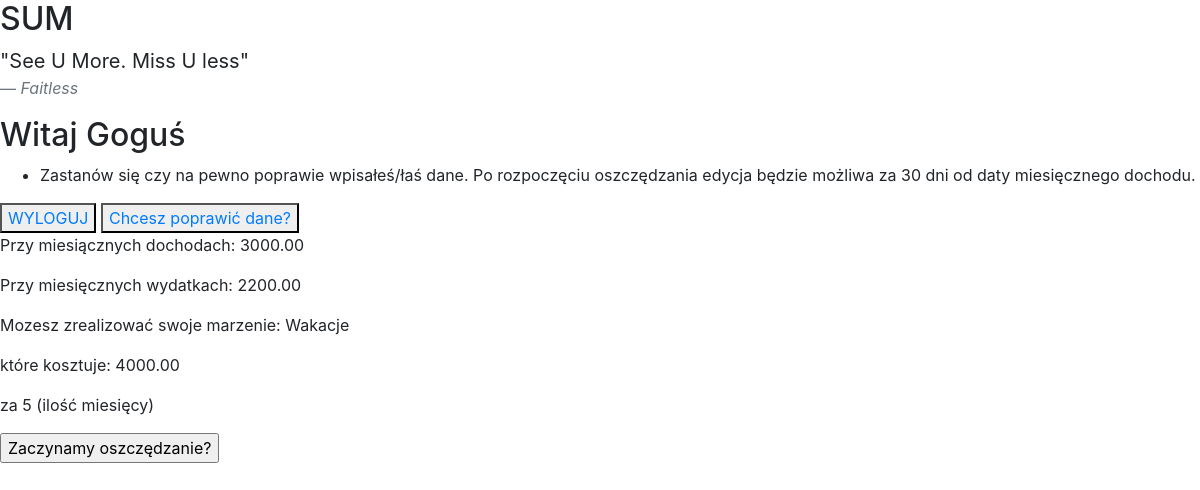
Page /calculation/2 (signed in) on the committed database.
### sumapp/models.py (models this page shows, shortened)
class MonthlyIncome(models.Model):
    income = models.DecimalField(max_digits = 8, decimal_places=2, null=False)
    income_date = models.DateField(default=datetime.datetime.now().date(), null=False)
    user = models.ForeignKey(User, on_delete=models.CASCADE, default=None)

class Dream(models.Model):
    dream = models.CharField(max_length=120, null=False)
    price = models.DecimalField(max_digits=10, decimal_places=2, null=False)
    user = models.ForeignKey(User, on_delete=models.CASCADE, default=None)
    def __str__(self):
        return self.dream

### sumapp/views.py (the view, shortened to what this page needs)
# urls.py: path('calculation/<int:id>', views.CalculationView.as_view(), name = 'calculation'),
class CalculationView(LoginRequiredMixin, View):
    def get(self, request, id):
        monthly_steady_income = MonthlyIncome.objects.get(user_id = request.user.id)
        mon_steady_in = monthly_steady_income.income
        monthly_steady_expense = MonthlyExpense.objects.get(user_id = request.user.id)
        mon_steady_ex = monthly_steady_expense.expense
        unregular_mothly_expense = UnregularExpense.objects.get(user_id = request.user.id)
        un_monthly_ex = unregular_mothly_expense.expense
        dream = Dream.objects.get(user_id = id)
        dream_price = dream.price
        all_monthly_expense = mon_steady_ex +un_monthly_ex
        savings = SteadyData.objects.get(user_id = id)
        if dream_price <= savings.enter_savings:
            realization_time = 1
        else:
            number_of_month = dream_price/savings.enter_savings
            realization_time = math.ceil(number_of_month) #zaokrągla w górę ilość miesięcy
        form = CalculationForm()
        ctx = {'income' : mon_steady_in,
                'expense' : all_monthly_expense,
                'dream':dream,
                'price': dream_price,
                'realization': realization_time,
               'form': form}
        messages.info(request, 'Zastanów się czy na pewno poprawie wpisałeś/łaś dane. Po rozpoczęciu oszczędzania edycja będzie możliwa za 30 dni od daty miesięcznego dochodu.')
        return render(request, "sumapp/calculation.html",ctx)

### sumapp/forms.py
class CalculationForm(forms.Form):
        submit = forms.HiddenInput()

### sumapp/views.py (called while the page is built)
    def __call__(self, request):
        return self.get_response(request)

### sumapp/templates/sumapp/calculation.html (shortened to what this page needs)
{% extends 'sumapp/base.html' %}
{% load crispy_forms_tags %}
{% block content %}
<button> <a href="{% url 'sum/sumapp:logout'%}"> WYLOGUJ </a> </button>
 <button><a href="{% url 'sum/sumapp:query-update' user.id%}"> Chcesz poprawić dane? </a> </button>
<form method="post">
    <p>Przy miesiącznych dochodach: {{income}}</p>
    <p>Przy miesięcznych wydatkach: {{expense}}</p>
    <p>Mozesz zrealizować swoje marzenie: {{dream}}</p>
    <p>które kosztuje: {{price}} </p>
    <p>za {{ realization}} (ilość miesięcy)  </p>
    <input type="submit" value="Zaczynamy oszczędzanie?">
</form>
{% endblock %}

### sumapp/templates/sumapp/base.html (shortened to what this page needs)
<html>
    <head><meta charset=UTF-8">
    <link rel="stylesheet" href="https://stackpath.bootstrapcdn.com/bootstrap/4.3.1/css/bootstrap.min.css">
    </head>
    <body>
    <blockquote class="blockquote">
    <h2> SUM </h2>
  <p class="mb-0">"See U More. Miss U less"</p>
  <footer class="blockquote-footer"><cite title="Source Title">Faitless</cite></footer>
</blockquote>
        {% if user.is_authenticated %}
           <h2> Witaj {{ user.username }} </h2>
        {% endif %}
        {% if messages %}
        <ul class="messages">
    {% for message in messages %}
      <li class="{{ message.tags }}">{{ message }}</li>
    {% endfor %}
  </ul>
{% endif %}
        {% block content %}
        {% endblock %}
    </body>
</html>

### rows in the picture
MonthlyIncome: income "3000.00"
Dream: dream "Wakacje", price "4000.00"

### other values in the picture
{{ user.username }} "Goguś"
{{ message }} "Zastanów się czy na pewno poprawie wpisałeś/łaś dane. Po rozpoczęciu oszczędzania edycja będzie możliwa za 30 dni od daty miesięcznego dochodu."
{{ expense }} "2200.00"
{{ realization }} "5"
